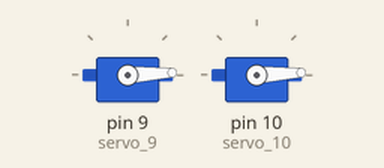
Simulated run of this sketch. Board: Arduino Uno, built with avr-gcc and run on an emulated ATmega328P. Parts: 2 × servo.

Above: at 0.05 s.
At 1.35 s:
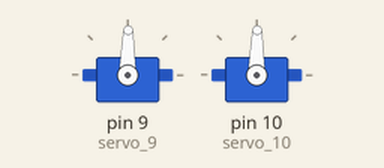
At 2.65 s:
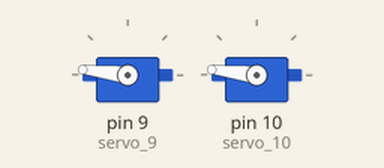
At 5.25 s:
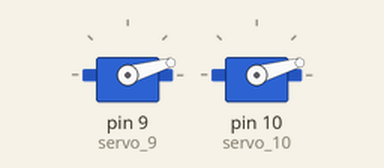
Timing chart, 0 to 7.1 s (numbered marks = the images above):
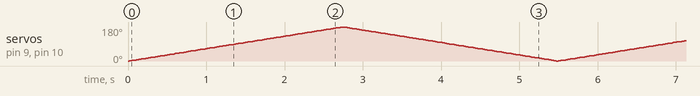

The sketch:

cool_blad1.ino
```cpp
#include <Servo.h>

int pos = 0;

Servo servo_9;
Servo servo_10;

void setup()
{
  servo_9.attach(9);
  servo_10.attach(10);
}


void loop()
{
  // sweep the servo from 0 to 180 degrees in steps
  // of 1 degrees
  for (pos = 0; pos <= 180; pos += 1) {
    // tell servo to go to position in variable 'pos'
    servo_9.write(pos);
    servo_10.write(pos);
    // wait 15 ms for servo to reach the position
    delay(15); // Wait for 15 millisecond(s)
  }
  for (pos = 180; pos >= 0; pos -= 1) {
    // tell servo to go to position in variable 'pos'
    servo_9.write(pos);
    servo_10.write(pos);
    // wait 15 ms for servo to reach the position
    delay(15); // Wait for 15 millisecond(s)
  }
}
```
